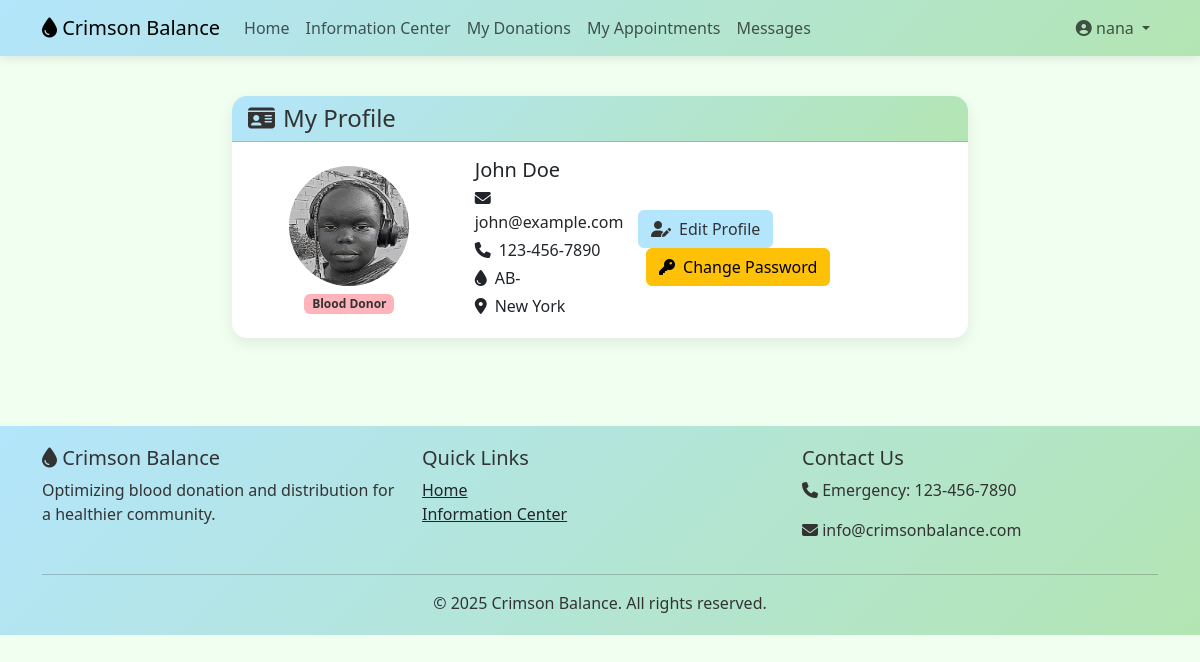
The app's page /accounts/profile/ (signed in), older data.
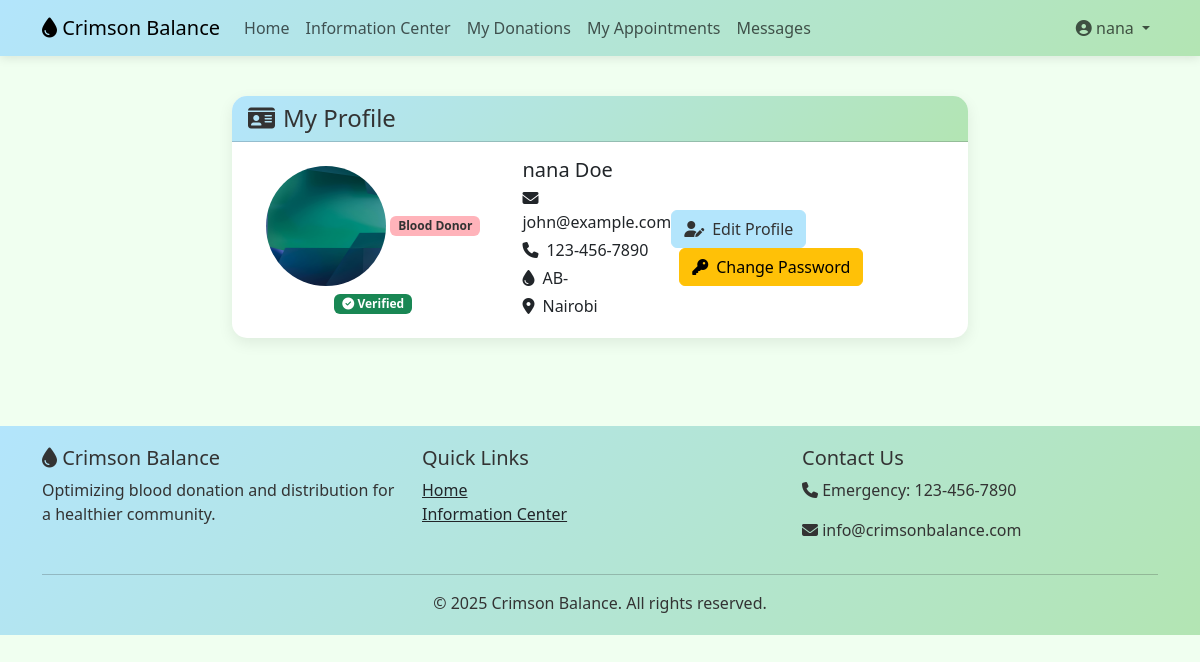
The same page, newer data.
### accounts/models.py (models this page shows, shortened)
class CustomUser(AbstractUser):
    USER_TYPE_CHOICES = (
        ('donor', 'Blood Donor'),
        ('recipient', 'Blood Recipient'),
        ('doctor', 'Doctor'),
        ('admin', 'Administrator'),
    )
    user_type = models.CharField(max_length=20, choices=USER_TYPE_CHOICES, default='donor')
    phone_number = models.CharField(max_length=15, blank=True)
    blood_group = models.CharField(max_length=5, blank=True)
    date_of_birth = models.DateField(null=True, blank=True)
    address = models.TextField(blank=True)
    city = models.CharField(max_length=100, blank=True)
    is_verified = models.BooleanField(default=False)
    profile_picture = models.ImageField(upload_to='profile_pics/', blank=True)

### accounts/views.py (the view)
# urls.py: path('profile/', views.profile, name='profile'),
@login_required
def profile(request):
    user = request.user
    if request.method == 'POST':
        form = CustomUserChangeForm(request.POST, request.FILES, instance=user)
        if form.is_valid():
            form.save()
            messages.success(request, 'Your profile has been updated!')
            return redirect('profile')
    else:
        form = CustomUserChangeForm(instance=user)
    return render(request, 'accounts/profile.html', {'form': form})

### templates/accounts/profile.html (shortened to what this page needs)
{% extends 'base.html' %}
{% load crispy_forms_tags %}
{% block content %}
<div class="row">
    <div class="col-md-8 offset-md-2">
        <div class="card mb-4">
            <div class="card-header">
                <h4 class="mb-0"><i class="fas fa-id-card me-2"></i>My Profile</h4>
            </div>
            <div class="card-body d-flex align-items-center">
                <div class="text-center me-4">
                    {% if user.profile_picture %}
                        <img src="{{ user.profile_picture.url }}" class="rounded-circle" width="120" height="120" alt="Profile">
                    {% else %}
                        <div class="rounded-circle bg-secondary d-inline-flex align-items-center justify-content-center" style="width: 120px; height: 120px;">
                            <i class="fas fa-user fa-3x text-light"></i>
                        </div>
                    {% endif %}
                    <span class="badge mt-2 {{ user.user_type }}-badge">{{ user.get_user_type_display }}</span>
                    {% if user.is_verified %}
                        <span class="badge bg-success mt-2"><i class="fas fa-check-circle"></i> Verified</span>
                    {% endif %}
                </div>
                <div>
                    <h5 class="mb-1">{{ user.get_full_name|default:user.username }}</h5>
                    <p class="mb-1"><i class="fas fa-envelope me-2"></i>{{ user.email }}</p>
                    <p class="mb-1"><i class="fas fa-phone me-2"></i>{{ user.phone_number|default:"Not provided" }}</p>
                    <p class="mb-1"><i class="fas fa-tint me-2"></i>{{ user.blood_group|default:"Not specified" }}</p>
                    <p class="mb-1"><i class="fas fa-map-marker-alt me-2"></i>{{ user.city|default:"Unknown" }}</p>
                </div>
                <div class="mt-3">
                    <button class="btn btn-primary" id="editProfileBtn">
                        <i class="fas fa-user-edit me-2"></i>Edit Profile
                    </button>
                        <a href="{% url 'password_change' %}" class="btn btn-warning ms-2">
                            <i class="fas fa-key me-2"></i>Change Password
                        </a>
                </div>
            </div>
        </div>
    </div>
</div>
{% endblock %}

### templates/base.html (shortened to what this page needs)
<!DOCTYPE html>
<html lang="en">
<head>
    <link href="https://cdn.jsdelivr.net/npm/bootstrap@5.3.0-alpha1/dist/css/bootstrap.min.css" rel="stylesheet">
    <link rel="stylesheet" href="https://cdnjs.cloudflare.com/ajax/libs/font-awesome/6.4.0/css/all.min.css">
</head>
<body>
    <nav class="navbar navbar-expand-lg navbar-custom">
        <div class="container">
            <a class="navbar-brand" href="{% url 'home' %}">
                <i class="fas fa-tint"></i> Crimson Balance
            </a>
            <div class="collapse navbar-collapse" id="navbarNav">
                <ul class="navbar-nav me-auto">
                    <li class="nav-item">
                        <a class="nav-link" href="{% url 'home' %}">Home</a>
                    </li>
                    <li class="nav-item">
                        <a class="nav-link" href="{% url 'information_center' %}">Information Center</a>
                    </li>
                    {% if user.is_authenticated %}
                        {% if user.user_type == 'donor' %}
                        <li class="nav-item">
                            <a class="nav-link" href="{% url 'donation_history' %}">My Donations</a>
                        </li>
                        <li class="nav-item">
                            <a class="nav-link" href="{% url 'donor_appointments' %}">My Appointments</a>
                        </li>
                        {% elif user.user_type == 'recipient' %}
                        <li class="nav-item">
                            <a class="nav-link" href="{% url 'recipient_history' %}">My Requests</a>
                        </li>
                        {% endif %}
                        <li class="nav-item">
                            <a class="nav-link" href="{% url 'dashboard' %}">Messages</a>
                        </li>
                    {% endif %}
                </ul>
                <ul class="navbar-nav">
                    {% if user.is_authenticated %}
                    <li class="nav-item dropdown">
                        <a class="nav-link dropdown-toggle" href="#" id="navbarDropdown" role="button" data-bs-toggle="dropdown">
                            <i class="fas fa-user-circle"></i> {{ user.username }}
                        </a>
                    </li>
                    {% endif %}
                </ul>
            </div>
        </div>
    </nav>
    <main class="container py-4">
        {% block content %}{% endblock %}
    </main>
    <footer class="footer">
        <div class="container">
            <div class="row">
                <div class="col-md-4">
                    <h5><i class="fas fa-tint"></i> Crimson Balance</h5>
                    <p>Optimizing blood donation and distribution for a healthier community.</p>
                </div>
                <div class="col-md-4">
                    <h5>Quick Links</h5>
                    <ul class="list-unstyled">
                        <li><a href="{% url 'home' %}" class="text-dark">Home</a></li>
                        <li><a href="{% url 'information_center' %}" class="text-dark">Information Center</a></li>
                    </ul>
                </div>
                <div class="col-md-4">
                    <h5>Contact Us</h5>
                    <p><i class="fas fa-phone"></i> Emergency: 123-456-7890</p>
                    <p><i class="fas fa-envelope"></i> info@crimsonbalance.com</p>
                </div>
            </div>
            <hr>
            <p class="text-center mb-0">&copy; 2025 Crimson Balance. All rights reserved.</p>
        </div>
    </footer>
</body>
</html>

Row changes from the older to the newer data that the page shows:
changed CustomUser "nana": profile_picture: a different picture; is_verified False → True (drawn); get_full_name "John Doe" → "nana Doe"; city "New York" → "Nairobi"
Text that changed along with them:
text now shown: "Verified"
